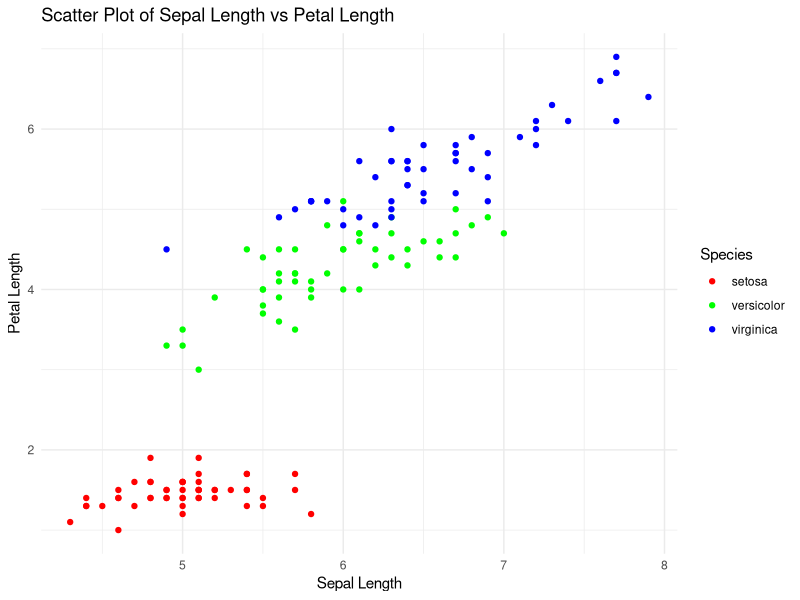

R code for this plot:
## ---- chunk 1
knitr::opts_chunk$set(echo = TRUE)
## ---- chunk 2
head(iris)
## ---- chunk 3
#1a
dim(iris) # 150 rows 5 cols

## ---- chunk 4
#1b
nth_row = iris[4, ]
nth_row

## ---- chunk 5
#1c
library(dplyr)

iris.setosa = iris %>%
  filter(Species == "setosa")

iris.setosa

## ---- chunk 6
#1d
p_width = iris$Petal.Width
mean(p_width)

versicolor = iris %>%
  filter(Species == "versicolor")
v_width = versicolor$Petal.Width
mean(v_width)

## ---- chunk 7
#1e
library(ggplot2)

ggplot(iris, aes(x = Sepal.Length, y = Petal.Length, color = Species)) +
  geom_point() +
  labs(title = "Scatter Plot of Sepal Length vs Petal Length",
       x = "Sepal Length",
       y = "Petal Length") +
  theme_minimal() +
  scale_color_manual(values = c("setosa" = "red", "versicolor" = "green", "virginica" = "blue"))


## ---- chunk 8
#2a
fibonacci = numeric(10)
fibonacci[1] = 1
fibonacci[2] = 1

for (i in 3:10) {
  fibonacci[i] = fibonacci[i - 1] + fibonacci[i - 2]
}

print(fibonacci)

## ---- chunk 9
#2b
custombonacci = function(a, b, n) {

  sequence = numeric(n)
  
  sequence[1] = a
  sequence[2] = b
  
  for (i in 3:n) {
    sequence[i] = sequence[i - 1] + sequence[i - 2]
  }
  
  return(sequence)
}
## ---- chunk 10
#2c
custombonacci(1, -2, 12)
## ---- chunk 11
#3a

divisible1 = function(x, d) {
  
  if (!is.integer(x) && x != as.integer(x)) {
    print("x is not an integer")
  } else {
      if (x %% d == 0) {
        print(paste("x is divisible by d"))
    } else {
        print(paste("x is not divisible by d"))
    }
  }
}

divisible1(100, 5)
divisible1(99, 5)
## ---- chunk 12
#3b
divisible2 = function(x, d) {
  # Check if x is an integer
  if (!is.integer(x) && x != as.integer(x)) {
    print("x is not an integer")
  } else {
    # Check if x is divisible by d
    if (x %% d == 0) {
      print(paste(x, "is divisible by", d))
    } else {
      print(paste(x, "is not divisible by", d))
    }
  }
}

divisible2(100, 5)
divisible2(99, 5)
## ---- chunk 13
#3c
cdf = function(x) {

  if (x < 0) {
    result = 0
  }
  else if (x <= 1) {
    result = x^2
  }
  else {
    result = 1
  }
  
  return(result)
}

cdf(-3)
cdf(0.77)
cdf(10)
